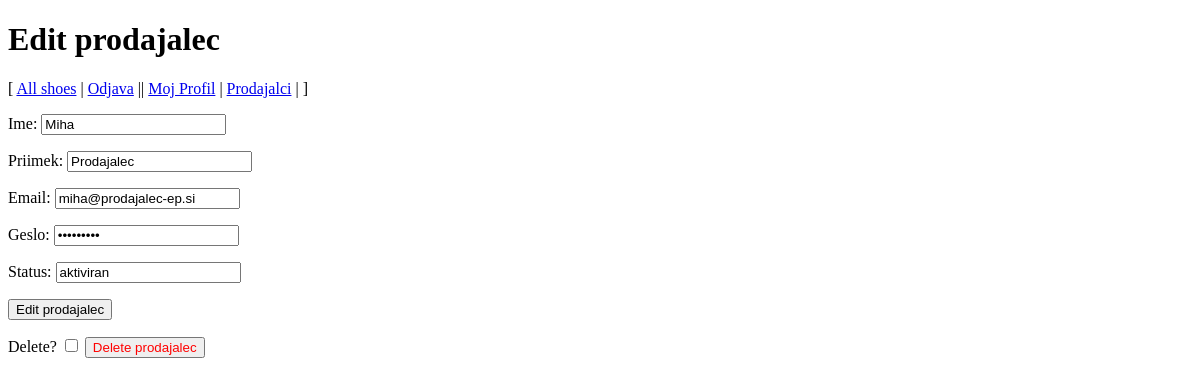
Page /index.php/prodajalci/edit?id=1 (signed in) on the committed database.
### tables this page shows
CREATE TABLE IF NOT EXISTS `prodajalec` (
  `id` int(11) NOT NULL,
  `ime` varchar(255) NOT NULL,
  `priimek` varchar(255) NOT NULL,
  `email` varchar(255) UNIQUE NOT NULL,
  `geslo` varchar(255) NOT NULL,
  `status` varchar(11) NOT NULL DEFAULT 'aktiviran'
);

### controller/StoreController.php (called while the page is built, shortened)
<?php
require_once("model/ProdajalecDB.php");
class StoreController {
    public static function showEditFormProdajalec($prodajalec = []) {
        if (empty($prodajalec)) {
            $prodajalec = ProdajalecDB::get($_GET["id"]);
        }
        ViewHelper::render("view/prodajalci-edit.php", ["prodajalec" => $prodajalec]);
    }
}

### model/ProdajalecDB.php (called while the page is built, shortened)
<?php
class ProdajalecDB {
    public static function get($id) {
        $db = DBInit::getInstance();
        $statement = $db->prepare("SELECT id, ime, priimek, email, geslo, status FROM prodajalec
            WHERE id = :id");
        $statement->bindParam(":id", $id, PDO::PARAM_INT);
        $statement->execute();
        $prodajalec = $statement->fetch();
        if ($prodajalec != null) {
            return $prodajalec;
        } else {
            return null;
        }
    }
}

### view/prodajalci-edit.php (the view, shortened to what this page needs)
<!DOCTYPE html>
<link rel="stylesheet" type="text/css" href="<?= CSS_URL . "style.css" ?>">
<h1>Edit prodajalec</h1>
<p>[
<a href="<?= BASE_URL . "shoe" ?>">All shoes</a> |
<?php if(!isset($_SESSION["ime"])) { ?>
    <a href="<?= BASE_URL . "prijava" ?>">Prijava</a> | |
    <?php } else {?>
    <a href="<?= BASE_URL . "odjava" ?>">Odjava</a> ||
    <?php } ?>
<?php if(isset($_SESSION["vloga"])) { ?>
    <a href="<?= BASE_URL . "mojProfil" ?>">Moj Profil</a>  |
<?php } ?>
<?php if(isset($_SESSION["vloga"]) and $_SESSION["vloga"] == "administrator" ) { ?>
    <a href="<?= BASE_URL . "prodajalci" ?>">Prodajalci</a>  |
<?php } ?>
]</p>
<form action="<?= BASE_URL . "prodajalci/edit" ?>" method="post">
    <p><label>Ime: <input type="text" name="ime" value="<?= $prodajalec["ime"] ?>" autofocus /></label></p>
    <p><label>Priimek: <input type="text" name="priimek" value="<?= $prodajalec["priimek"] ?>" /></label></p>
    <p><label>Email: <input type="email" name="email" value="<?= $prodajalec["email"] ?>" /></label></p>
    <p><label>Geslo: <input type="password" name="geslo" value="<?= $prodajalec["geslo"] ?>" /></label></p>
    <p><label>Status: <input type="text" name="status" value="<?= $prodajalec["status"] ?>" /></label></p>
    <p><button>Edit prodajalec</button></p>
</form>
<form action="<?= BASE_URL . "prodajalci/delete" ?>" method="post">
    <label>Delete? <input type="checkbox" name="delete_confirmation" /></label>
    <button type="submit" class="important">Delete prodajalec</button>
</form>

### static/css/style.css (style rules this page uses)
.important { color: red; }

### rows in the picture
prodajalec: ime "Miha", priimek "Prodajalec", email "miha@prodajalec-ep.si", status "aktiviran"
